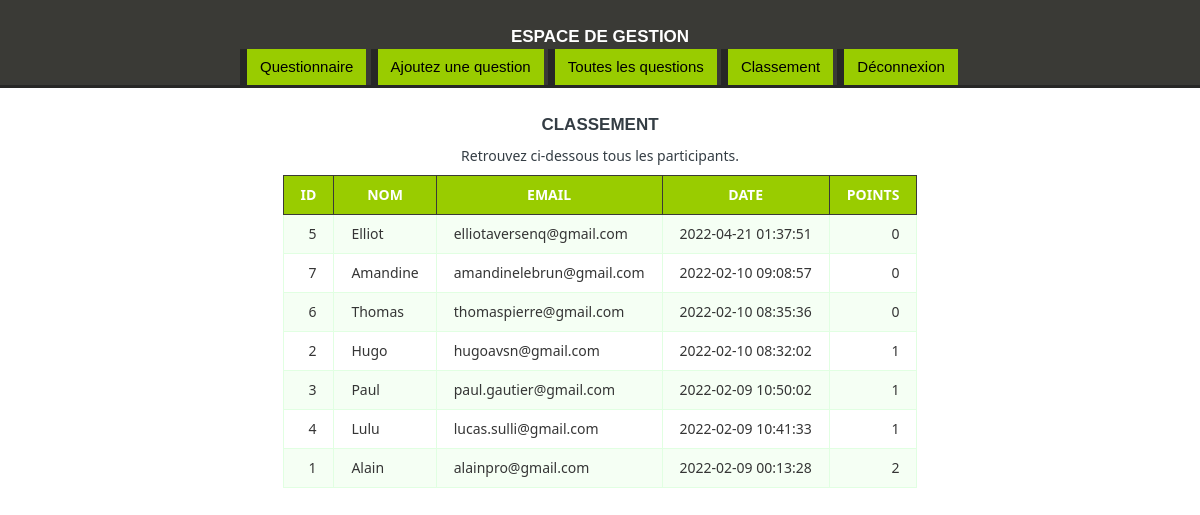
Page /players.php (signed in) on the committed database.
### tables this page shows
CREATE TABLE IF NOT EXISTS `users` (
  `id` int(11) NOT NULL AUTO_INCREMENT,
  `nom` varchar(255) NOT NULL,
  `email` varchar(225) NOT NULL,
  `played_on` varchar(225) NOT NULL,
  `score` int(11) NOT NULL DEFAULT '0',
  PRIMARY KEY (`id`)
);

### players.php (the view, shortened to what this page needs)
<?php include "connection.php";
if (isset($_SESSION['admin'])) {
?>
<!DOCTYPE html>
<html>
	<head>
		<link rel="stylesheet" type="text/css" href="css/style.css">
		<link rel="stylesheet" type="text/css" href="css/style1.css">
	</head>
	<body>
		<header>
			<div class="container">
				<h1>Espace de gestion</h1>
				<a href="index.php" class="start">Questionnaire</a>
				<a href="add.php" class="start">Ajoutez une question</a>
				<a href="allquestions.php" class="start">Toutes les questions</a>
				<a href="players.php" class="start">Classement</a>
				<a href="exit.php" class="start">Déconnexion</a>
			</div>
		</header>
	<h1>Classement</h1>
	<table class="data-table">
		<caption class="title">Retrouvez ci-dessous tous les participants.</caption>
		<thead>
			<tr>
			<th>Id</th>
			<th>Nom</th>
			<th>Email</th>
			<th>Date</th>
			<th>Points</th>
			</tr>
		</thead>
		<tbody>
		<?php
            $query = "SELECT * FROM users ORDER BY played_on DESC";
            $select_players = mysqli_query($conn, $query) or die(mysqli_error($conn));
            if (mysqli_num_rows($select_players) > 0 ) {
            while ($row = mysqli_fetch_array($select_players)) {
                $id = $row['id'];
                $nom = $row['nom'];
                $email = $row['email'];
                $played_on = $row['played_on'];
                $score = $row['score'];
                echo "<tr>";
                echo "<td>$id</td>";
                echo "<td>$nom</td>";
                echo "<td>$email</td>";
                echo "<td>$played_on</td>";
                echo "<td>$score</td>";
                echo "</tr>";
             }
         }
        ?>
		</tbody>
	</table>
</body>
</html>
<?php }
else {
	header("location: admin.php");
}
?>

### css/style.css (style rules this page uses)
body { font-family: arial; font-size: 15px; line-height: 1.6em; }
a { text-decoration: none; }
.container { width: 60%; margin: 0 auto; overflow: auto; }
header { border-bottom: 3px #272726 solid; background: #3A3A36; color: white; }
a.start { display: inline-block; color: #000000; background: #99CC00; border-left: 7px #272726 solid; padding:6px 13px; }

### css/style1.css (style rules this page uses)
body { font-size: 15px; color: #343d44; font-family: "segoe-ui", "open-sans", tahoma, arial; padding: 0; margin: 0; }
table { margin: auto; font-family: "Lucida Sans Unicode", "Lucida Grande", "Segoe Ui"; font-size: 12px; }
h1 { margin: 25px auto 0; text-align: center; text-transform: uppercase; font-size: 17px; }
table td { transition: all .5s; }
.data-table { border-collapse: collapse; font-size: 14px; min-width: 537px; }
.data-table th, .data-table td { border: 1px solid #e1ffe2; padding: 7px 17px; }
.data-table caption { margin: 7px; }
.data-table thead th { background-color: #99cc00; color: #FFFFFF; border-color: #3a3a36 !important; text-transform: uppercase; }
.data-table tbody td { color: #353535; }
.data-table tbody td:first-child, .data-table tbody td:nth-child(4), .data-table tbody td:last-child { text-align: right; }
.data-table tbody tr:nth-child(odd) td { background-color: #f5fff4; }

### rows in the picture
users: id "5", nom "Elliot", email "elliotaversenq@gmail.com", played_on "2022-04-21 01:37:51", score "0"
users: id "7", nom "Amandine", email "amandinelebrun@gmail.com", played_on "2022-02-10 09:08:57", score "0"
users: id "6", nom "Thomas", email "thomaspierre@gmail.com", played_on "2022-02-10 08:35:36", score "0"
users: id "2", nom "Hugo", email "hugoavsn@gmail.com", played_on "2022-02-10 08:32:02", score "1"
users: id "3", nom "Paul", email "paul.gautier@gmail.com", played_on "2022-02-09 10:50:02", score "1"
users: id "4", nom "Lulu", email "lucas.sulli@gmail.com", played_on "2022-02-09 10:41:33", score "1"
users: id "1", nom "Alain", email "alainpro@gmail.com", played_on "2022-02-09 00:13:28", score "2"
